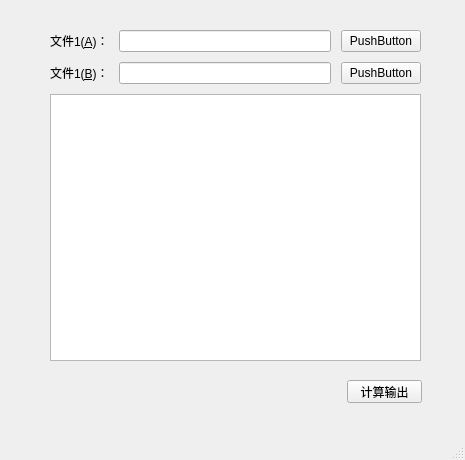
<?xml version="1.0" encoding="UTF-8"?>
<ui version="4.0">
 <class>MainWindow</class>
 <widget class="QMainWindow" name="MainWindow">
  <property name="geometry">
   <rect>
    <x>0</x>
    <y>0</y>
    <width>465</width>
    <height>460</height>
   </rect>
  </property>
  <property name="windowTitle">
   <string>MainWindow</string>
  </property>
  <widget class="QWidget" name="centralwidget">
   <widget class="QPushButton" name="pushButton_3">
    <property name="geometry">
     <rect>
      <x>347</x>
      <y>380</y>
      <width>75</width>
      <height>23</height>
     </rect>
    </property>
    <property name="text">
     <string>计算输出</string>
    </property>
   </widget>
   <widget class="QWidget" name="layoutWidget">
    <property name="geometry">
     <rect>
      <x>50</x>
      <y>30</y>
      <width>371</width>
      <height>331</height>
     </rect>
    </property>
    <layout class="QVBoxLayout" name="verticalLayout">
     <property name="spacing">
      <number>10</number>
     </property>
     <item>
      <layout class="QHBoxLayout" name="horizontalLayout">
       <property name="spacing">
        <number>10</number>
       </property>
       <item>
        <widget class="QLabel" name="label">
         <property name="text">
          <string>文件1(&amp;A)：</string>
         </property>
         <property name="buddy">
          <cstring>lineEdit</cstring>
         </property>
        </widget>
       </item>
       <item>
        <widget class="QLineEdit" name="lineEdit">
         <property name="text">
          <string/>
         </property>
        </widget>
       </item>
       <item>
        <widget class="QPushButton" name="pushButton">
         <property name="text">
          <string>PushButton</string>
         </property>
        </widget>
       </item>
      </layout>
     </item>
     <item>
      <layout class="QHBoxLayout" name="horizontalLayout_2">
       <property name="spacing">
        <number>10</number>
       </property>
       <item>
        <widget class="QLabel" name="label_2">
         <property name="text">
          <string>文件1(&amp;B)：</string>
         </property>
         <property name="buddy">
          <cstring>lineEdit_2</cstring>
         </property>
        </widget>
       </item>
       <item>
        <widget class="QLineEdit" name="lineEdit_2">
         <property name="text">
          <string/>
         </property>
        </widget>
       </item>
       <item>
        <widget class="QPushButton" name="pushButton_2">
         <property name="text">
          <string>PushButton</string>
         </property>
        </widget>
       </item>
      </layout>
     </item>
     <item>
      <widget class="QTextBrowser" name="textBrowser">
       <property name="html">
        <string>&lt;!DOCTYPE HTML PUBLIC &quot;-//W3C//DTD HTML 4.0//EN&quot; &quot;http://www.w3.org/TR/REC-html40/strict.dtd&quot;&gt;
&lt;html&gt;&lt;head&gt;&lt;meta name=&quot;qrichtext&quot; content=&quot;1&quot; /&gt;&lt;style type=&quot;text/css&quot;&gt;
p, li { white-space: pre-wrap; }
&lt;/style&gt;&lt;/head&gt;&lt;body style=&quot; font-family:'SimSun'; font-size:9pt; font-weight:400; font-style:normal;&quot;&gt;
&lt;p style=&quot;-qt-paragraph-type:empty; margin-top:0px; margin-bottom:0px; margin-left:0px; margin-right:0px; -qt-block-indent:0; text-indent:0px;&quot;&gt;&lt;br /&gt;&lt;/p&gt;&lt;/body&gt;&lt;/html&gt;</string>
       </property>
      </widget>
     </item>
    </layout>
   </widget>
  </widget>
  <widget class="QMenuBar" name="menubar">
   <property name="geometry">
    <rect>
     <x>0</x>
     <y>0</y>
     <width>465</width>
     <height>23</height>
    </rect>
   </property>
  </widget>
  <widget class="QStatusBar" name="statusbar"/>
 </widget>
 <resources/>
 <connections/>
</ui>
